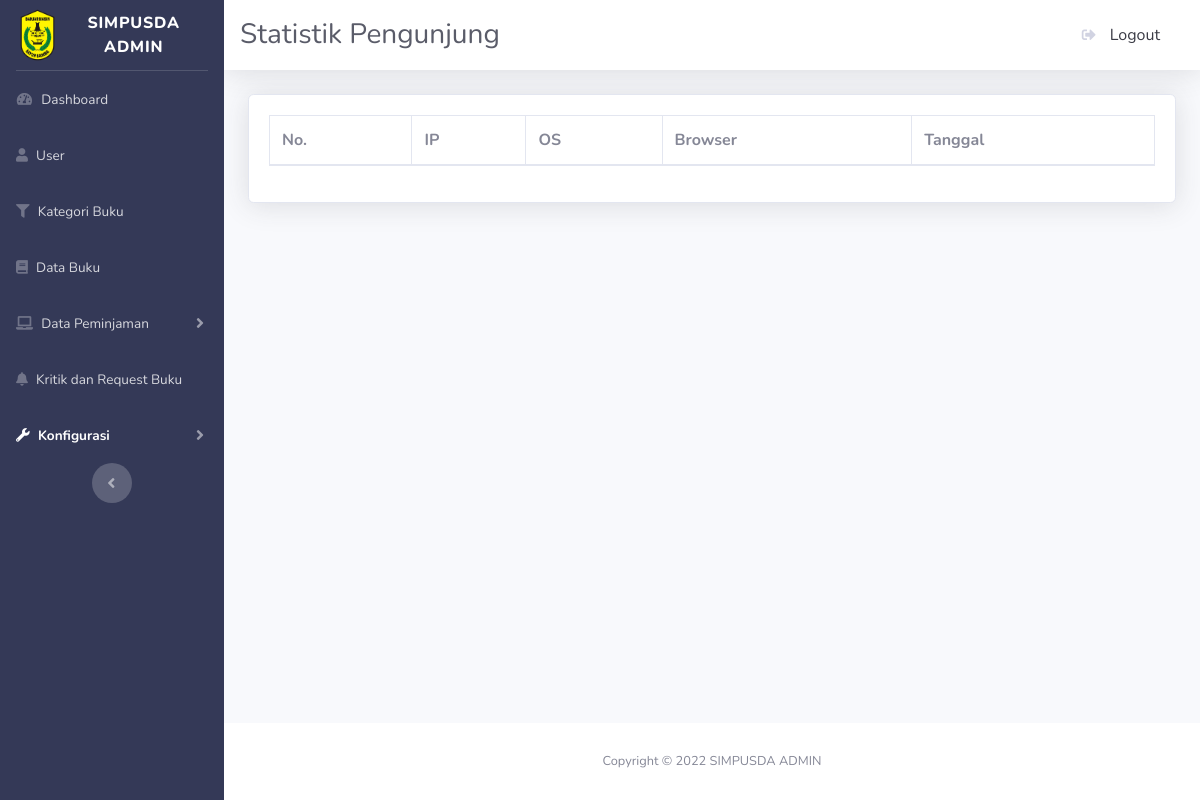
The page /admin/statistikpengunjung.php on the database as committed earlier.
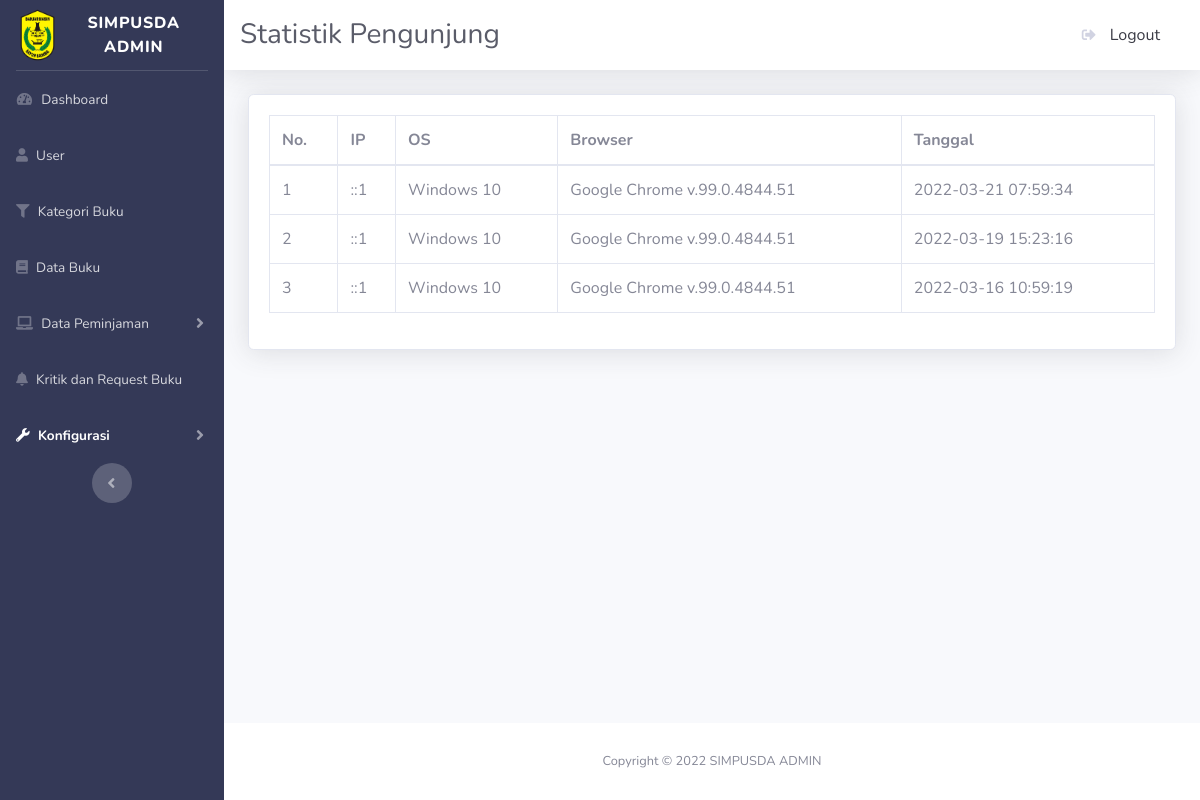
The same page on the database as committed later.
### tables this page shows
CREATE TABLE `l_statistik` (
  `id` int(10) UNSIGNED NOT NULL,
  `ip` varchar(255) NOT NULL,
  `os` varchar(255) NOT NULL,
  `browser` varchar(255) NOT NULL,
  `tanggal` datetime NOT NULL
);

### admin/statistikpengunjung.php (the view, shortened to what the changed rows need)
<?php
include_once("config.php");
$stmt_statistik = $pdo_conn->prepare("SELECT * FROM l_statistik ORDER BY tanggal DESC");
$stmt_statistik->execute();
$result_statistik = $stmt_statistik->fetchAll();
?>
<!DOCTYPE html>
<html lang="en">
<head>
    <link href="vendor/fontawesome-free/css/all.min.css" rel="stylesheet" type="text/css">
    <link href="css/sb-admin-2.min.css" rel="stylesheet">
    <link href="vendor/datatables/dataTables.bootstrap4.min.css" rel="stylesheet">
</head>
<body id="page-top">
    <div id="wrapper">
        <div id="content-wrapper" class="d-flex flex-column">
            <div id="content">
                <div class="container-fluid">
                    <div class="card shadow mb-4">
                        <div class="card-body">
                            <div class="table-responsive">
                                <table class="table table-bordered" id="dataTable" width="100%" cellspacing="0">
                                <thead>
                                        <tr>
                                          <th scope="col">No.</th>
                                          <th scope="col">IP</th>
                                          <th scope="col">OS</th>
                                          <th scope="col">Browser</th>
                                          <th scope="col">Tanggal</th>
                                        </tr>
                                      </thead>
                                      <tbody>
                                      <?php
                                      $no = 1;
                                      foreach($result_statistik as $user_data){ ?>
                                          <tr>
                                            <td><?php echo $no++;?></td>
                                            <td><?php echo $user_data['ip'];?></td>
                                            <td><?php echo $user_data['os'];?></td>
                                            <td><?php echo $user_data['browser'];?></td>
                                            <td><?php echo $user_data['tanggal'];?></td>
                                          </tr>
                                          <?php
                                            }
                                          ?>
                                    </tbody>
                                </table>
                            </div>
                        </div>
                    </div>
                </div>
            </div>
        </div>
    </div>
</body>
</html>

Rows that differ between the two databases and show on the page:
added l_statistik: ip "::1", os "Windows 10", browser "Google Chrome v.99.0.4844.51", tanggal "2022-03-21 07:59:34"
added l_statistik: ip "::1", os "Windows 10", browser "Google Chrome v.99.0.4844.51", tanggal "2022-03-19 15:23:16"
added l_statistik: ip "::1", os "Windows 10", browser "Google Chrome v.99.0.4844.51", tanggal "2022-03-16 10:59:19"
